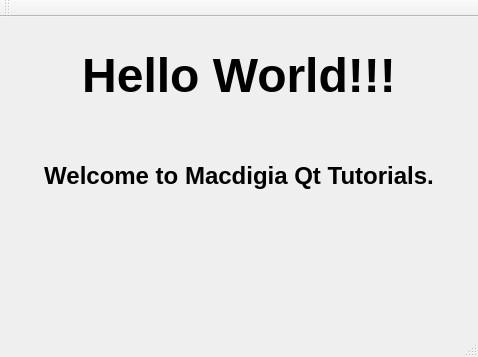
<?xml version="1.0" encoding="UTF-8"?>
<ui version="4.0">
 <class>MainWindow</class>
 <widget class="QMainWindow" name="MainWindow">
  <property name="geometry">
   <rect>
    <x>0</x>
    <y>0</y>
    <width>478</width>
    <height>357</height>
   </rect>
  </property>
  <property name="windowTitle">
   <string>MainWindow</string>
  </property>
  <widget class="QWidget" name="centralWidget">
   <layout class="QVBoxLayout" name="verticalLayout_2">
    <item>
     <layout class="QVBoxLayout" name="verticalLayout">
      <item>
       <widget class="QLabel" name="label_3">
        <property name="text">
         <string>&lt;html&gt;&lt;head/&gt;&lt;body&gt;&lt;p align=&quot;center&quot;&gt;&lt;span style=&quot; font-size:36pt; font-weight:600;&quot;&gt;Hello World!!!&lt;/span&gt;&lt;/p&gt;&lt;/body&gt;&lt;/html&gt;</string>
        </property>
       </widget>
      </item>
      <item>
       <widget class="QLabel" name="label">
        <property name="text">
         <string>&lt;html&gt;&lt;head/&gt;&lt;body&gt;&lt;p align=&quot;center&quot;&gt;&lt;span style=&quot; font-size:18pt; font-weight:600;&quot;&gt;Welcome to Macdigia Qt Tutorials.&lt;/span&gt;&lt;/p&gt;&lt;/body&gt;&lt;/html&gt;</string>
        </property>
       </widget>
      </item>
      <item>
       <widget class="QLabel" name="label_2">
        <property name="text">
         <string/>
        </property>
       </widget>
      </item>
     </layout>
    </item>
   </layout>
  </widget>
  <widget class="QMenuBar" name="menuBar">
   <property name="geometry">
    <rect>
     <x>0</x>
     <y>0</y>
     <width>478</width>
     <height>22</height>
    </rect>
   </property>
  </widget>
  <widget class="QToolBar" name="mainToolBar">
   <attribute name="toolBarArea">
    <enum>TopToolBarArea</enum>
   </attribute>
   <attribute name="toolBarBreak">
    <bool>false</bool>
   </attribute>
  </widget>
  <widget class="QStatusBar" name="statusBar"/>
 </widget>
 <layoutdefault spacing="6" margin="11"/>
 <resources/>
 <connections/>
</ui>
